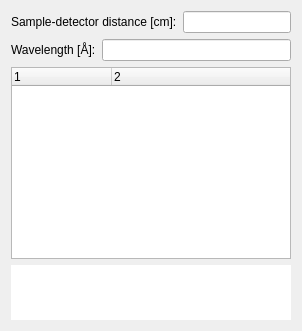
     <widget class="QWidget" name="tab">
      <attribute name="title">
       <string>MIEZE</string>
      </attribute>
      <layout class="QVBoxLayout" name="verticalLayout_2">
       <item>
        <layout class="QHBoxLayout" name="horizontalLayout">
         <item>
          <widget class="QLabel" name="label">
           <property name="text">
            <string>Sample-detector distance [cm]:</string>
           </property>
          </widget>
         </item>
         <item>
          <widget class="QLineEdit" name="mzdistanceInput"/>
         </item>
        </layout>
       </item>
       <item>
        <layout class="QHBoxLayout" name="horizontalLayout_2">
         <item>
          <widget class="QLabel" name="label_2">
           <property name="text">
            <string>Wavelength [Å]:</string>
           </property>
          </widget>
         </item>
         <item>
          <widget class="QLineEdit" name="mzwavelengthInput"/>
         </item>
        </layout>
       </item>
       <item>
        <widget class="QTreeWidget" name="mztimeTable">
         <property name="rootIsDecorated">
          <bool>false</bool>
         </property>
         <property name="columnCount">
          <number>2</number>
         </property>
         <column>
          <property name="text">
           <string>1</string>
          </property>
         </column>
         <column>
          <property name="text">
           <string>2</string>
          </property>
         </column>
        </widget>
       </item>
       <item>
        <widget class="QLabel" name="mzformulaLabel">
         <property name="sizePolicy">
          <sizepolicy hsizetype="Preferred" vsizetype="Fixed">
           <horstretch>0</horstretch>
           <verstretch>0</verstretch>
          </sizepolicy>
         </property>
         <property name="minimumSize">
          <size>
           <width>0</width>
           <height>55</height>
          </size>
         </property>
         <property name="palette">
          <palette>
           <active>
            <colorrole role="Base">
             <brush brushstyle="SolidPattern">
              <color alpha="255">
               <red>255</red>
               <green>255</green>
               <blue>255</blue>
              </color>
             </brush>
            </colorrole>
            <colorrole role="Window">
             <brush brushstyle="SolidPattern">
              <color alpha="255">
               <red>255</red>
               <green>255</green>
               <blue>255</blue>
              </color>
             </brush>
            </colorrole>
           </active>
           <inactive>
            <colorrole role="Base">
             <brush brushstyle="SolidPattern">
              <color alpha="255">
               <red>255</red>
               <green>255</green>
               <blue>255</blue>
              </color>
             </brush>
            </colorrole>
            <colorrole role="Window">
             <brush brushstyle="SolidPattern">
              <color alpha="255">
               <red>255</red>
               <green>255</green>
               <blue>255</blue>
              </color>
             </brush>
            </colorrole>
           </inactive>
           <disabled>
            <colorrole role="Base">
             <brush brushstyle="SolidPattern">
              <color alpha="255">
               <red>255</red>
               <green>255</green>
               <blue>255</blue>
              </color>
             </brush>
            </colorrole>
            <colorrole role="Window">
             <brush brushstyle="SolidPattern">
              <color alpha="255">
               <red>255</red>
               <green>255</green>
               <blue>255</blue>
              </color>
             </brush>
            </colorrole>
           </disabled>
          </palette>
         </property>
         <property name="autoFillBackground">
          <bool>true</bool>
         </property>
         <property name="alignment">
          <set>Qt::AlignCenter</set>
         </property>
        </widget>
       </item>
      </layout>
     </widget>
